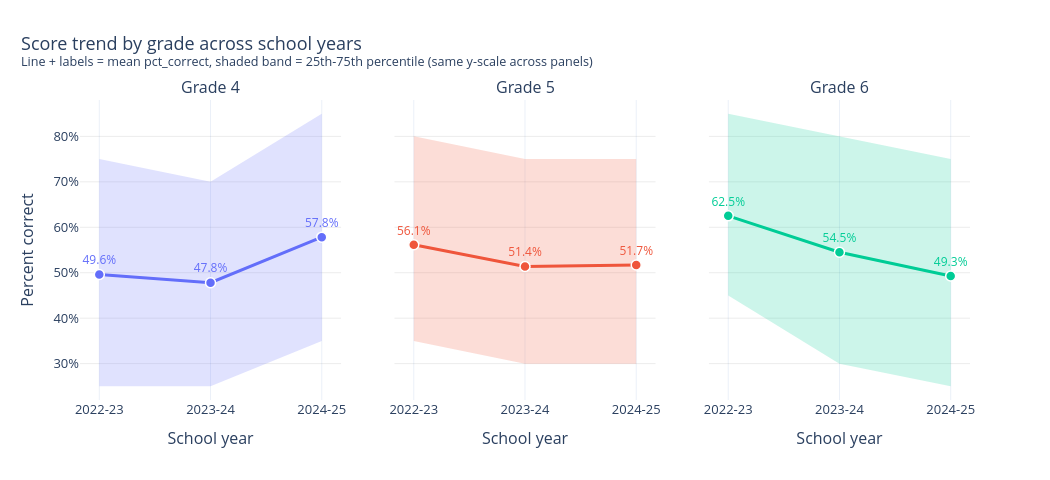

This figure's notebook cell:
### Markdown cell above
### Trend plot: score distribution by year, per grade

Turn the `describe()` summary above into a visual trend: for each grade, plot
mean `pct_correct` across the three school years as a line, with a shaded
band showing the 25th-75th percentile range (IQR) so we can see both the
central trend and the spread of scores each year.

### Code cell
import plotly.graph_objects as go
from plotly.subplots import make_subplots

# Per (year, grade) summary stats to drive the trend + IQR band.
trend_stats = (
    assessment_df.groupby(["grade", "year"])["pct_correct"]
    .describe(percentiles=[0.25, 0.5, 0.75])
    .reset_index()
    .sort_values(["grade", "year"])
)

grades = sorted(trend_stats["grade"].unique())
grade_colors = {4: "#636EFA", 5: "#EF553B", 6: "#00CC96"}


y_min = (trend_stats["25%"].min() - 0.03)
y_max = (trend_stats["75%"].max() + 0.03)

fig = make_subplots(
    rows=1,
    cols=len(grades),
    subplot_titles=[f"Grade {g}" for g in grades],
    shared_yaxes=True,
    horizontal_spacing=0.06,
)

for i, grade_val in enumerate(grades, start=1):
    g = trend_stats[trend_stats["grade"] == grade_val]
    color = grade_colors.get(grade_val, "#AB63FA")
    rgba = "rgba({}, {}, {}, 0.20)".format(
        int(color[1:3], 16), int(color[3:5], 16), int(color[5:7], 16)
    )

    # Shaded IQR band (25th-75th percentile), drawn first so the mean line sits on top.
    fig.add_trace(
        go.Scatter(
            x=list(g["year"]) + list(g["year"])[::-1],
            y=list(g["75%"]) + list(g["25%"])[::-1],
            fill="toself",
            fillcolor=rgba,
            line=dict(color="rgba(255,255,255,0)"),
            hoverinfo="skip",
            showlegend=False,
        ),
        row=1,
        col=i,
    )

    # Mean trend line with markers + on-chart value labels.
    fig.add_trace(
        go.Scatter(
            x=g["year"],
            y=g["mean"],
            mode="lines+markers+text",
            name=f"Grade {grade_val}",
            line=dict(color=color, width=3),
            marker=dict(size=10, line=dict(color="white", width=1.5)),
            text=[f"{v:.1%}" for v in g["mean"]],
            textposition="top center",
            textfont=dict(size=12, color=color),
            hovertemplate="Year: %{x}<br>Mean: %{y:.1%}<br>IQR: %{customdata[0]:.1%}-%{customdata[1]:.1%}<extra></extra>",
            customdata=g[["25%", "75%"]].values,
            showlegend=False,
        ),
        row=1,
        col=i,
    )

    fig.update_xaxes(title_text="School year", row=1, col=i)

fig.update_yaxes(
    title_text="Percent correct",
    tickformat=".0%",
    range=[y_min, y_max],
    gridcolor="rgba(0,0,0,0.08)",
    row=1,
    col=1,
)
for i in range(2, len(grades) + 1):
    fig.update_yaxes(range=[y_min, y_max], gridcolor="rgba(0,0,0,0.08)", row=1, col=i)

fig.update_layout(
    title=dict(
        text="Score trend by grade across school years<br><sup>Line + labels = mean pct_correct, shaded band = 25th-75th percentile (same y-scale across panels)</sup>",
        x=0.02,
        xanchor="left",
    ),
    template="plotly_white",
    font=dict(size=13),
    width=1050,
    height=480,
    margin=dict(t=100),
)
fig.show()

### Figure 1 — Plotly figure (JSON) as saved in the notebook; plotly's stock layout.template omitted (floating-point values rounded to 4 significant figures)
{"data": [{"fill": "toself", "fillcolor": "rgba(99, 110, 250, 0.20)", "hoverinfo": "skip", "line": {"color": "rgba(255,255,255,0)"}, "showlegend": false, "type": "scatter", "x": ["2022-23", "2023-24", "2024-25", "2024-25", "2023-24", "2022-23"], "xaxis": "x", "y": [0.75, 0.7, 0.85, 0.35, 0.25, 0.25], "yaxis": "y"}, {"customdata": [[0.25, 0.75], [0.25, 0.7], [0.35, 0.85]], "hovertemplate": "Year: %{x}<br>Mean: %{y:.1%}<br>IQR: %{customdata[0]:.1%}-%{customdata[1]:.1%}<extra></extra>", "line": {"color": "#636EFA", "width": 3}, "marker": {"line": {"color": "white", "width": 1.5}, "size": 10}, "mode": "lines+markers+text", "name": "Grade 4", "showlegend": false, "text": ["49.6%", "47.8%", "57.8%"], "textfont": {"color": "#636EFA", "size": 12}, "textposition": "top center", "type": "scatter", "x": ["2022-23", "2023-24", "2024-25"], "xaxis": "x", "y": [0.4961, 0.478, 0.5782], "yaxis": "y"}, {"fill": "toself", "fillcolor": "rgba(239, 85, 59, 0.20)", "hoverinfo": "skip", "line": {"color": "rgba(255,255,255,0)"}, "showlegend": false, "type": "scatter", "x": ["2022-23", "2023-24", "2024-25", "2024-25", "2023-24", "2022-23"], "xaxis": "x2", "y": [0.8, 0.75, 0.75, 0.3, 0.3, 0.35], "yaxis": "y2"}, {"customdata": [[0.35, 0.8], [0.3, 0.75], [0.3, 0.75]], "hovertemplate": "Year: %{x}<br>Mean: %{y:.1%}<br>IQR: %{customdata[0]:.1%}-%{customdata[1]:.1%}<extra></extra>", "line": {"color": "#EF553B", "width": 3}, "marker": {"line": {"color": "white", "width": 1.5}, "size": 10}, "mode": "lines+markers+text", "name": "Grade 5", "showlegend": false, "text": ["56.1%", "51.4%", "51.7%"], "textfont": {"color": "#EF553B", "size": 12}, "textposition": "top center", "type": "scatter", "x": ["2022-23", "2023-24", "2024-25"], "xaxis": "x2", "y": [0.5615, 0.5137, 0.517], "yaxis": "y2"}, {"fill": "toself", "fillcolor": "rgba(0, 204, 150, 0.20)", "hoverinfo": "skip", "line": {"color": "rgba(255,255,255,0)"}, "showlegend": false, "type": "scatter", "x": ["2022-23", "2023-24", "2024-25", "2024-25", "2023-24", "2022-23"], "xaxis": "x3", "y": [0.85, 0.8, 0.75, 0.25, 0.3, 0.45], "yaxis": "y3"}, {"customdata": [[0.45, 0.85], [0.3, 0.8], [0.25, 0.75]], "hovertemplate": "Year: %{x}<br>Mean: %{y:.1%}<br>IQR: %{customdata[0]:.1%}-%{customdata[1]:.1%}<extra></extra>", "line": {"color": "#00CC96", "width": 3}, "marker": {"line": {"color": "white", "width": 1.5}, "size": 10}, "mode": "lines+markers+text", "name": "Grade 6", "showlegend": false, "text": ["62.5%", "54.5%", "49.3%"], "textfont": {"color": "#00CC96", "size": 12}, "textposition": "top center", "type": "scatter", "x": ["2022-23", "2023-24", "2024-25"], "xaxis": "x3", "y": [0.6251, 0.5452, 0.4928], "yaxis": "y3"}], "layout": {"annotations": [{"font": {"size": 16}, "showarrow": false, "text": "Grade 4", "x": 0.1467, "xanchor": "center", "xref": "paper", "y": 1, "yanchor": "bottom", "yref": "paper"}, {"font": {"size": 16}, "showarrow": false, "text": "Grade 5", "x": 0.5, "xanchor": "center", "xref": "paper", "y": 1, "yanchor": "bottom", "yref": "paper"}, {"font": {"size": 16}, "showarrow": false, "text": "Grade 6", "x": 0.8533, "xanchor": "center", "xref": "paper", "y": 1, "yanchor": "bottom", "yref": "paper"}], "font": {"size": 13}, "height": 480, "margin": {"t": 100}, "title": {"text": "Score trend by grade across school years<br><sup>Line + labels = mean pct_correct, shaded band = 25th-75th percentile (same y-scale across panels)</sup>", "x": 0.02, "xanchor": "left"}, "width": 1050, "xaxis": {"anchor": "y", "domain": [0, 0.2933], "title": {"text": "School year"}}, "xaxis2": {"anchor": "y2", "domain": [0.3533, 0.6467], "title": {"text": "School year"}}, "xaxis3": {"anchor": "y3", "domain": [0.7067, 1], "title": {"text": "School year"}}, "yaxis": {"anchor": "x", "domain": [0, 1], "gridcolor": "rgba(0,0,0,0.08)", "range": [0.22, 0.88], "tickformat": ".0%", "title": {"text": "Percent correct"}}, "yaxis2": {"anchor": "x2", "domain": [0, 1], "gridcolor": "rgba(0,0,0,0.08)", "matches": "y", "range": [0.22, 0.88], "showticklabels": false}, "yaxis3": {"anchor": "x3", "domain": [0, 1], "gridcolor": "rgba(0,0,0,0.08)", "matches": "y", "range": [0.22, 0.88], "showticklabels": false}}}
